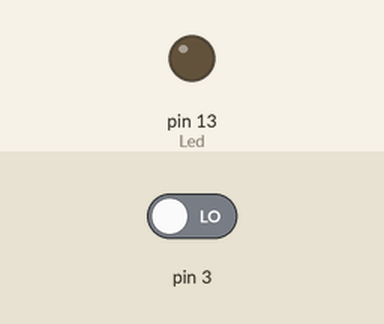
Bench run of a sketch on a simulated Arduino Uno, built with avr-gcc and run on an emulated ATmega328P. Parts: output pins drawn as LEDs (lit = HIGH). The test bench sets the inputs (shaded band); at power-on: pin 3 LOW.

Above: at 1.2 s.
1.3 s: pin 3 driven HIGH
At 2.1 s:
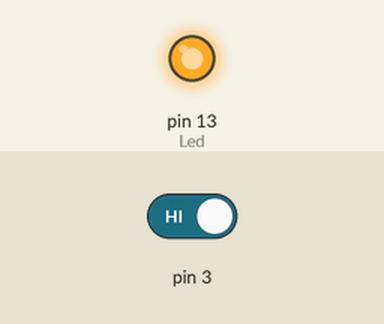
2.8 s: pin 3 driven LOW
At 3.2 s:
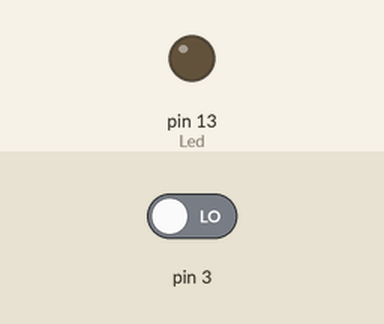
Timing chart, 0 to 5.8 s (numbered marks = the images above; inputs shaded):
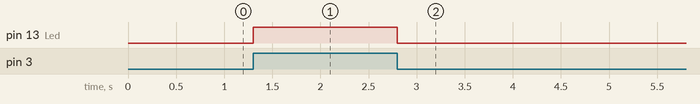

The sketch:

LightBlocking.ino
```cpp
/* photo interrupt sensor module test code
*/
int Led = 13;
int val;
void setup()
{
  pinMode(Led, OUTPUT);
  pinMode(3, INPUT);
}
void loop()
{
  val = digitalRead(3);
  if (val == HIGH)
  {
    digitalWrite(Led, HIGH);
  }
  else
  {
    digitalWrite(Led, LOW);
  }
}
```

Measured:
- after the input at 1.3 s, pin 13 (Led): LOW → HIGH at once
- after the input at 2.8 s, pin 13 (Led): HIGH → LOW at once
